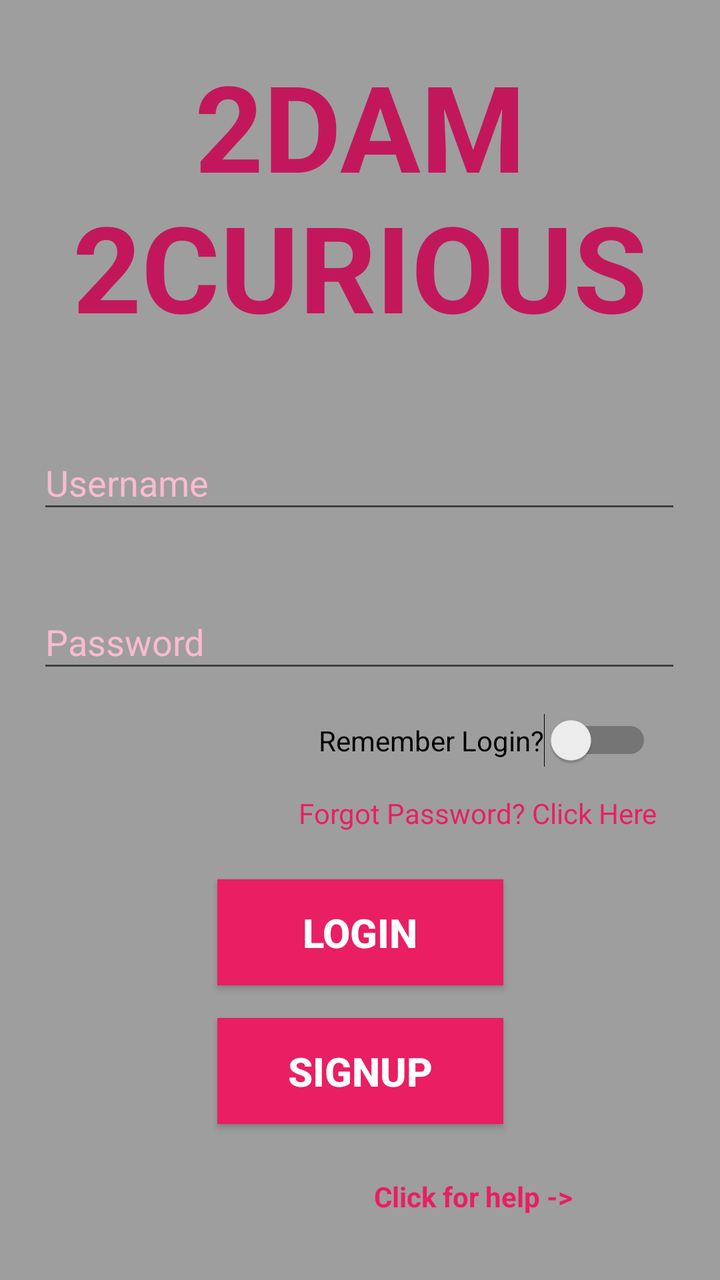
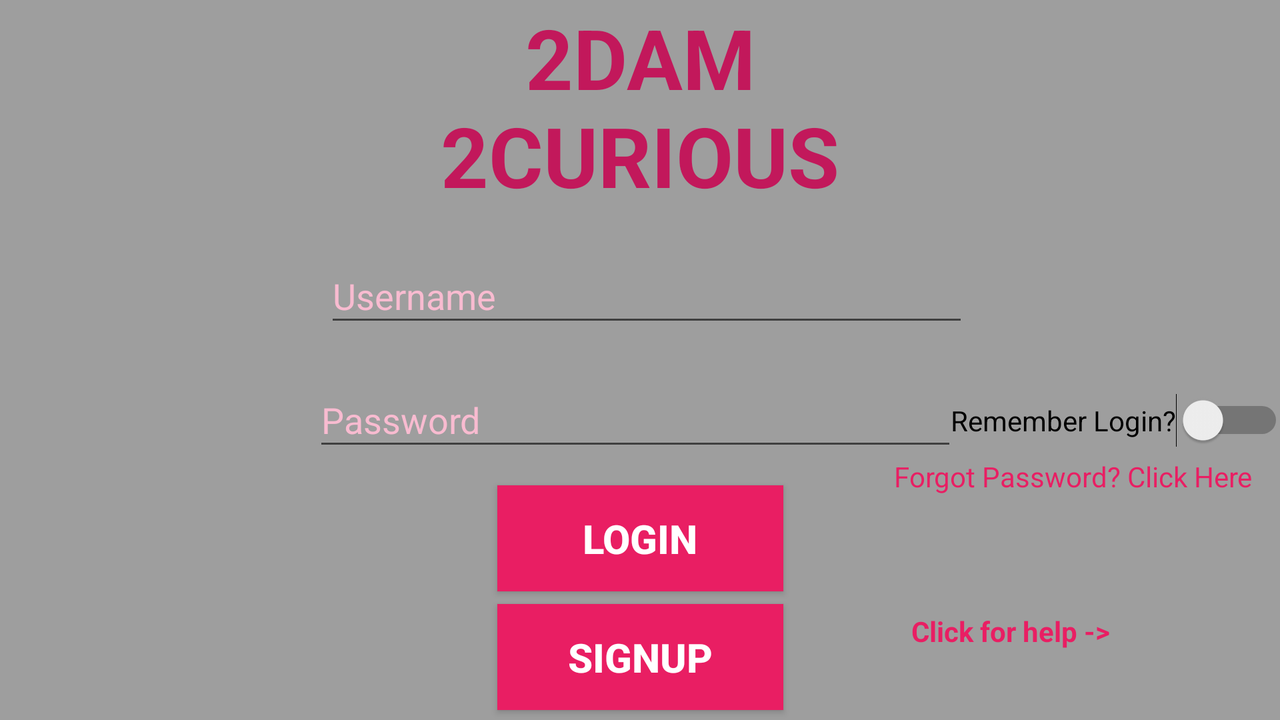

One screen, two layout resources from the same app: the default and the repository's alternative for another configuration. Each is rendered where Android would select it; the XML of both is given below.
<!-- AndroidManifest.xml: application theme AppTheme -->
<!-- res/layout/login_activity.xml -->
<?xml version="1.0" encoding="utf-8"?>

<androidx.constraintlayout.widget.ConstraintLayout xmlns:android="http://schemas.android.com/apk/res/android"
    xmlns:app="http://schemas.android.com/apk/res-auto"
    xmlns:tools="http://schemas.android.com/tools"
    android:layout_width="match_parent"
    android:layout_height="match_parent"
    tools:context=".project.activities.LoginActivity"
    android:background="@color/dark_gray">

    <EditText
        android:id="@+id/txtUsernameMain"
        android:layout_width="322dp"
        android:layout_height="44dp"
        android:ems="10"
        android:hint="@string/username_login"
        android:textColorHint="@color/primary_light"
        android:inputType="textPersonName"
        app:layout_constraintBottom_toBottomOf="parent"
        app:layout_constraintEnd_toEndOf="parent"
        app:layout_constraintHorizontal_bias="0.494"
        app:layout_constraintStart_toStartOf="parent"
        app:layout_constraintTop_toTopOf="parent"
        app:layout_constraintVertical_bias="0.365"
        android:autofillHints="" />

    <EditText
        android:id="@+id/txtPasswordMain"
        android:layout_width="322dp"
        android:layout_height="44dp"
        android:ems="10"
        android:hint="@string/password_login"
        android:textColorHint="@color/primary_light"
        android:inputType="textPassword"
        app:layout_constraintBottom_toBottomOf="parent"
        app:layout_constraintEnd_toEndOf="parent"
        app:layout_constraintHorizontal_bias="0.494"
        app:layout_constraintStart_toStartOf="parent"
        app:layout_constraintTop_toTopOf="parent"
        app:layout_constraintVertical_bias="0.499"
        android:autofillHints="" />

    <Button
        android:id="@+id/btLogInMain"
        android:layout_width="143dp"
        android:layout_height="53dp"
        android:onClick="onClick"
        android:text="@string/login_button"
        android:background="@color/colorPrimary"
        android:textColor="#fff"
        android:textSize="20sp"
        android:textStyle="bold"
        app:layout_constraintBottom_toBottomOf="parent"
        app:layout_constraintEnd_toEndOf="parent"
        app:layout_constraintStart_toStartOf="parent"
        app:layout_constraintTop_toTopOf="parent"
        app:layout_constraintVertical_bias="0.749" />

    <Button
        android:id="@+id/btSignUpMain"
        android:layout_width="143dp"
        android:layout_height="53dp"
        android:onClick="onClick"
        android:text="@string/signup_login"
        android:background="@color/colorPrimary"
        android:textColor="#fff"
        android:textSize="20sp"
        android:textStyle="bold"
        app:layout_constraintBottom_toBottomOf="parent"
        app:layout_constraintEnd_toEndOf="parent"
        app:layout_constraintStart_toStartOf="parent"
        app:layout_constraintTop_toTopOf="parent"
        app:layout_constraintVertical_bias="0.867" />

    <TextView
        android:id="@+id/lbTittle"
        android:layout_width="333dp"
        android:layout_height="157dp"
        android:text="@string/company_name"
        android:textAlignment="center"
        android:textSize="60sp"
        android:textStyle="bold"
        android:textColor="@color/colorPrimaryDark"
        app:layout_constraintBottom_toBottomOf="parent"
        app:layout_constraintEnd_toEndOf="parent"
        app:layout_constraintStart_toStartOf="parent"
        app:layout_constraintTop_toTopOf="parent"
        app:layout_constraintVertical_bias="0.047" />

    <Switch
        android:id="@+id/switchRemember"
        android:layout_width="wrap_content"
        android:layout_height="wrap_content"
        android:text="@string/remember_login"
        app:layout_constraintBottom_toBottomOf="parent"
        app:layout_constraintEnd_toEndOf="parent"
        app:layout_constraintHorizontal_bias="0.824"
        app:layout_constraintStart_toStartOf="parent"
        app:layout_constraintTop_toTopOf="parent"
        app:layout_constraintVertical_bias="0.582" />

    <TextView
        android:id="@+id/txtForgotPassword"
        android:layout_width="wrap_content"
        android:layout_height="22dp"
        android:clickable="true"
        android:text="@string/forgot_password"
        android:textColor="@color/colorPrimary"
        app:layout_constraintBottom_toBottomOf="parent"
        app:layout_constraintEnd_toEndOf="parent"
        app:layout_constraintHorizontal_bias="0.827"
        app:layout_constraintStart_toStartOf="parent"
        app:layout_constraintTop_toBottomOf="@+id/switchRemember"
        app:layout_constraintVertical_bias="0.057" />

    <ImageView
        android:id="@+id/imageButtonCall"
        android:layout_width="44dp"
        android:layout_height="38dp"
        android:clickable="true"
        app:layout_constraintBottom_toBottomOf="parent"
        app:layout_constraintEnd_toEndOf="parent"
        app:layout_constraintHorizontal_bias="0.916"
        app:layout_constraintStart_toStartOf="parent"
        app:layout_constraintTop_toTopOf="parent"
        app:layout_constraintVertical_bias="0.958"
        app:srcCompat="@drawable/ic_local_phone_black_24dp" />

    <TextView
        android:id="@+id/lbCallHelp"
        android:layout_width="wrap_content"
        android:layout_height="wrap_content"
        android:text="@string/help_call"
        android:textColor="@color/colorPrimary"
        android:textStyle="bold"
        app:layout_constraintBottom_toBottomOf="parent"
        app:layout_constraintEnd_toEndOf="parent"
        app:layout_constraintHorizontal_bias="0.717"
        app:layout_constraintStart_toStartOf="parent"
        app:layout_constraintTop_toTopOf="parent"
        app:layout_constraintVertical_bias="0.948" />
</androidx.constraintlayout.widget.ConstraintLayout>
<!-- resources referenced by this layout -->
<resources>
  <color name="colorPrimary">#E91E63</color>
  <color name="colorPrimaryDark">#C2185B</color>
  <color name="dark_gray">#9E9E9E</color>
  <color name="primary_light">#F8BBD0</color>
  <string name="company_name">2DAM 2CURIOUS</string>
  <string name="forgot_password">Forgot Password? Click Here</string>
  <string name="help_call">Click for help -&gt;</string>
  <string name="login_button">LogIn</string>
  <string name="password_login">Password</string>
  <string name="remember_login">Remember Login?</string>
  <string name="signup_login">SignUp</string>
  <string name="username_login">Username</string>
  <style name="AppTheme" parent="Theme.AppCompat.Light.DarkActionBar">
          
          <item name="colorPrimary">@color/colorPrimary</item>
          <item name="colorPrimaryDark">@color/colorPrimaryDark</item>
          <item name="colorAccent">@color/colorAccent</item>
          <item name="windowNoTitle">true</item>
      </style>
  <color name="colorAccent">#E91E63</color>
</resources>
<!-- res/layout-land/login_activity.xml (the repository's variant of the layout above) -->
<!-- drawn on the phone turned sideways -->
<?xml version="1.0" encoding="utf-8"?>
<androidx.constraintlayout.widget.ConstraintLayout xmlns:android="http://schemas.android.com/apk/res/android"
    xmlns:app="http://schemas.android.com/apk/res-auto"
    xmlns:tools="http://schemas.android.com/tools"
    android:layout_width="match_parent"
    android:layout_height="match_parent"
    android:background="@color/dark_gray"
    tools:context=".project.activities.LoginActivity">

    <EditText
        android:id="@+id/txtUsernameMain"
        android:layout_width="322dp"
        android:layout_height="44dp"
        android:autofillHints=""
        android:ems="10"
        android:hint="@string/username_login"
        android:inputType="textPersonName"
        android:textColorHint="@color/primary_light"
        app:layout_constraintBottom_toBottomOf="parent"
        app:layout_constraintEnd_toEndOf="parent"
        app:layout_constraintHorizontal_bias="0.511"
        app:layout_constraintStart_toStartOf="parent"
        app:layout_constraintTop_toBottomOf="@+id/lbTittle"
        app:layout_constraintVertical_bias="0.088" />

    <EditText
        android:id="@+id/txtPasswordMain"
        android:layout_width="322dp"
        android:layout_height="44dp"
        android:autofillHints=""
        android:ems="10"
        android:hint="@string/password_login"
        android:inputType="textPassword"
        android:textColorHint="@color/primary_light"
        app:layout_constraintBottom_toBottomOf="parent"
        app:layout_constraintEnd_toEndOf="parent"
        app:layout_constraintHorizontal_bias="0.493"
        app:layout_constraintStart_toStartOf="parent"
        app:layout_constraintTop_toBottomOf="@+id/txtUsernameMain"
        app:layout_constraintVertical_bias="0.121" />

    <Button
        android:id="@+id/btLogInMain"
        android:layout_width="143dp"
        android:layout_height="53dp"
        android:background="@color/colorPrimary"
        android:onClick="onClick"
        android:text="@string/login_button"
        android:textColor="#fff"
        android:textSize="20sp"
        android:textStyle="bold"
        app:layout_constraintBottom_toBottomOf="parent"
        app:layout_constraintEnd_toEndOf="parent"
        app:layout_constraintStart_toStartOf="parent"
        app:layout_constraintTop_toBottomOf="@+id/txtPasswordMain"
        app:layout_constraintVertical_bias="0.163" />

    <Button
        android:id="@+id/btSignUpMain"
        android:layout_width="143dp"
        android:layout_height="53dp"
        android:background="@color/colorPrimary"
        android:onClick="onClick"
        android:text="@string/signup_login"
        android:textColor="#fff"
        android:textSize="20sp"
        android:textStyle="bold"
        app:layout_constraintBottom_toBottomOf="parent"
        app:layout_constraintEnd_toEndOf="parent"
        app:layout_constraintStart_toStartOf="parent"
        app:layout_constraintTop_toBottomOf="@+id/btLogInMain"
        app:layout_constraintVertical_bias="0.555" />

    <TextView
        android:id="@+id/lbTittle"
        android:layout_width="313dp"
        android:layout_height="105dp"
        android:text="@string/company_name"
        android:textAlignment="center"
        android:textColor="@color/colorPrimaryDark"
        android:textSize="60sp"
        android:textStyle="bold"
        app:autoSizeTextType="uniform"
        app:layout_constraintBottom_toBottomOf="parent"
        app:layout_constraintEnd_toEndOf="parent"
        app:layout_constraintStart_toStartOf="parent"
        app:layout_constraintTop_toTopOf="parent"
        app:layout_constraintVertical_bias="0.003" />

    <Switch
        android:id="@+id/switchRemember"
        android:layout_width="wrap_content"
        android:layout_height="wrap_content"
        android:text="@string/remember_login"
        app:layout_constraintBottom_toBottomOf="parent"
        app:layout_constraintEnd_toEndOf="parent"
        app:layout_constraintHorizontal_bias="0.686"
        app:layout_constraintStart_toEndOf="@+id/txtPasswordMain"
        app:layout_constraintTop_toTopOf="parent"
        app:layout_constraintVertical_bias="0.591" />

    <TextView
        android:id="@+id/txtForgotPassword"
        android:layout_width="wrap_content"
        android:layout_height="22dp"
        android:clickable="true"
        android:text="@string/forgot_password"
        android:textColor="@color/colorPrimary"
        app:layout_constraintBottom_toBottomOf="parent"
        app:layout_constraintEnd_toEndOf="parent"
        app:layout_constraintHorizontal_bias="0.97"
        app:layout_constraintStart_toStartOf="parent"
        app:layout_constraintTop_toBottomOf="@+id/switchRemember"
        app:layout_constraintVertical_bias="0.044" />

    <ImageView
        android:id="@+id/imageButtonCall"
        android:layout_width="49dp"
        android:layout_height="47dp"
        android:clickable="true"
        app:layout_constraintBottom_toBottomOf="parent"
        app:layout_constraintEnd_toEndOf="parent"
        app:layout_constraintHorizontal_bias="0.938"
        app:layout_constraintStart_toStartOf="parent"
        app:layout_constraintTop_toTopOf="parent"
        app:layout_constraintVertical_bias="0.928"
        app:srcCompat="@drawable/ic_local_phone_black_24dp" />

    <TextView
        android:id="@+id/lbCallHelp"
        android:layout_width="wrap_content"
        android:layout_height="wrap_content"
        android:text="@string/help_call"
        android:textColor="@color/colorPrimary"
        android:textStyle="bold"
        app:layout_constraintBottom_toBottomOf="parent"
        app:layout_constraintEnd_toEndOf="parent"
        app:layout_constraintHorizontal_bias="0.843"
        app:layout_constraintStart_toStartOf="parent"
        app:layout_constraintTop_toTopOf="parent"
        app:layout_constraintVertical_bias="0.897" />
</androidx.constraintlayout.widget.ConstraintLayout>
